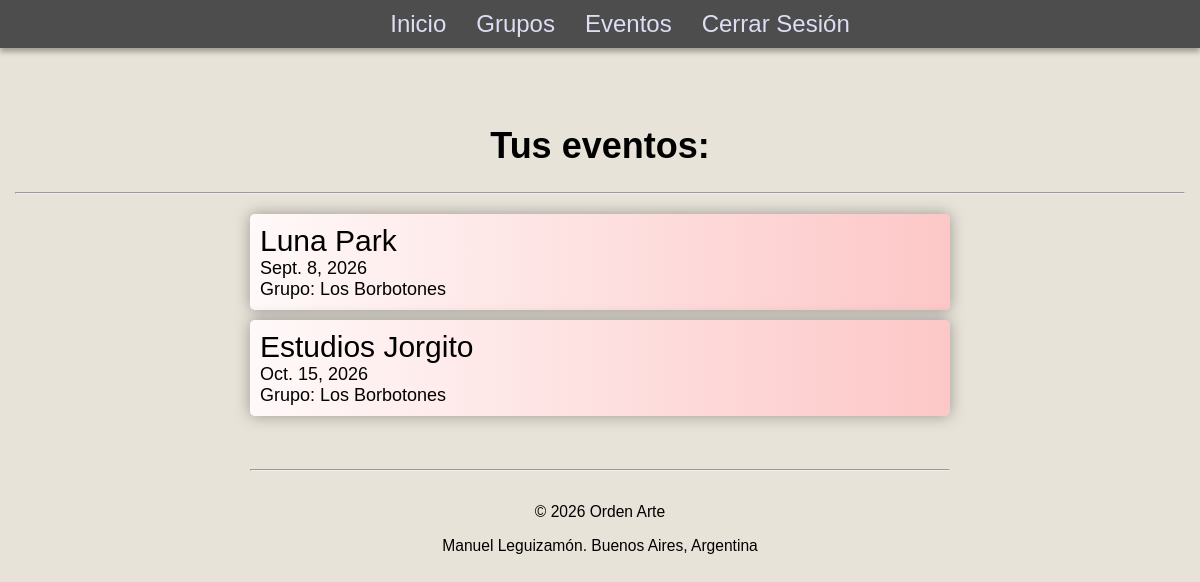
The app's page /evento/ (signed in) with its own data.
### apps/evento/models.py (models this page shows, shortened)
class Evento(models.Model):
    nombre = models.CharField(max_length=30, null=True, blank=True)
    fecha = models.DateField(null=True, blank=True)
    dineroCobrar = models.DecimalField(max_digits=10, decimal_places=2, default=0)
    localidad = models.ForeignKey(Localidad, on_delete=models.CASCADE, related_name='eventos', null=True, blank=True)
    tipo = models.ForeignKey(EventoTipo, on_delete=models.CASCADE, related_name='eventos', null=True, blank=True)
    vestimenta = models.ForeignKey(Vestimenta, on_delete=models.CASCADE, related_name='eventos', null=True, blank=True)
    horario = models.ForeignKey(Horario, on_delete=models.CASCADE, related_name='eventos', null=True, blank=True)
    grupo = models.ForeignKey("grupo.Grupo", on_delete=models.CASCADE, related_name='eventos')

### apps/grupo/models.py (models this page shows)
class Grupo(models.Model):
    nombre = models.CharField(max_length=50, unique=False)
    listaCanciones = models.TextField(null=True, blank=True)
    userDueño = models.ForeignKey(User, on_delete=models.CASCADE, related_name='grupos', null=True, blank=True)
    def __str__(self):
        return self.nombre

### apps/evento/views.py (the view)
# urls.py: path('', EventoView.as_view(), name="evento"),
class EventoView(LoginRequiredMixin, TemplateView):
    template_name='evento.html'
    def get_context_data(self, **kwargs):
        context = super().get_context_data(**kwargs)
        context['eventos'] = Evento.objects.filter(grupo__userDueño=self.request.user).all()
        return context

### apps/evento/templates/evento.html
{% extends 'base.html' %}
{% load static %}
{% block link %}
    <link rel="stylesheet" href="{% static '/evento.css' %}">
{% endblock %}
{% block contenido %}
        <h2 id="tus-eventos" class="titulo-pagina">Tus eventos:</h2>
        <hr>
        <ul class="eventos-contenedor">
            {% for evento in eventos %}
            <div class="div-evento">
                <li class="list-item"> <a href="{% url 'evento-detalle' grupo_id=evento.grupo.id evento_id=evento.id %}" class="a-item"> {{ evento.nombre }}  <small><p class="fecha">{{evento.fecha}}</p> <p id="grupo-nombre">Grupo: {{ evento.grupo }} </p> </small></a> </li>
            </div>
            {% empty %}
            <p id="sin-eventos-txt"><i>No tenés eventos creados</i></p>
            {% endfor %}
        </ul>
{% endblock %}

### static/css/base.css (style rules this page uses)
* { margin:0 auto; box-sizing: border-box; }
body { font-family: Arial, sans-serif; }
h2 { font-size: clamp(1.2rem, 3rem, 5rem); }
.titulo-pagina { font-size: clamp(1.5rem, 3vw, 4.5rem); padding: 10px 0; }

### apps/evento/static/evento.css (style rules this page uses)
* { margin:0 auto; box-sizing: border-box; }
body { font-family: Arial, sans-serif; background-color: #E8E3D9; }
hr { margin: 15px; }
.div-evento { display: flex; justify-content: center; }
.eventos-contenedor { padding: 0; }
.list-item { list-style-type: none; background: linear-gradient(90deg, rgb(255, 249, 249), rgb(253, 199, 199)); border-radius: 5px; box-shadow: 0 0 15px rgba(0, 0, 0, 0.336); font-size: 30px; margin: 5px; width: 700px; transition: .3s; }
.a-item { text-decoration: none; color: rgb(0, 0, 0); display: block; height: 100%; padding: 10px; }
#tus-eventos { margin: 15px; display: flex; justify-content: center; }
.fecha { font-size: 18px; display: block; }
#grupo-nombre { font-size: 18px; }

### records on screen
Evento: nombre "Luna Park", fecha "Sept. 8, 2026", grupo "Los Borbotones"
Evento: nombre "Estudios Jorgito", fecha "Oct. 15, 2026", grupo "Los Borbotones"
